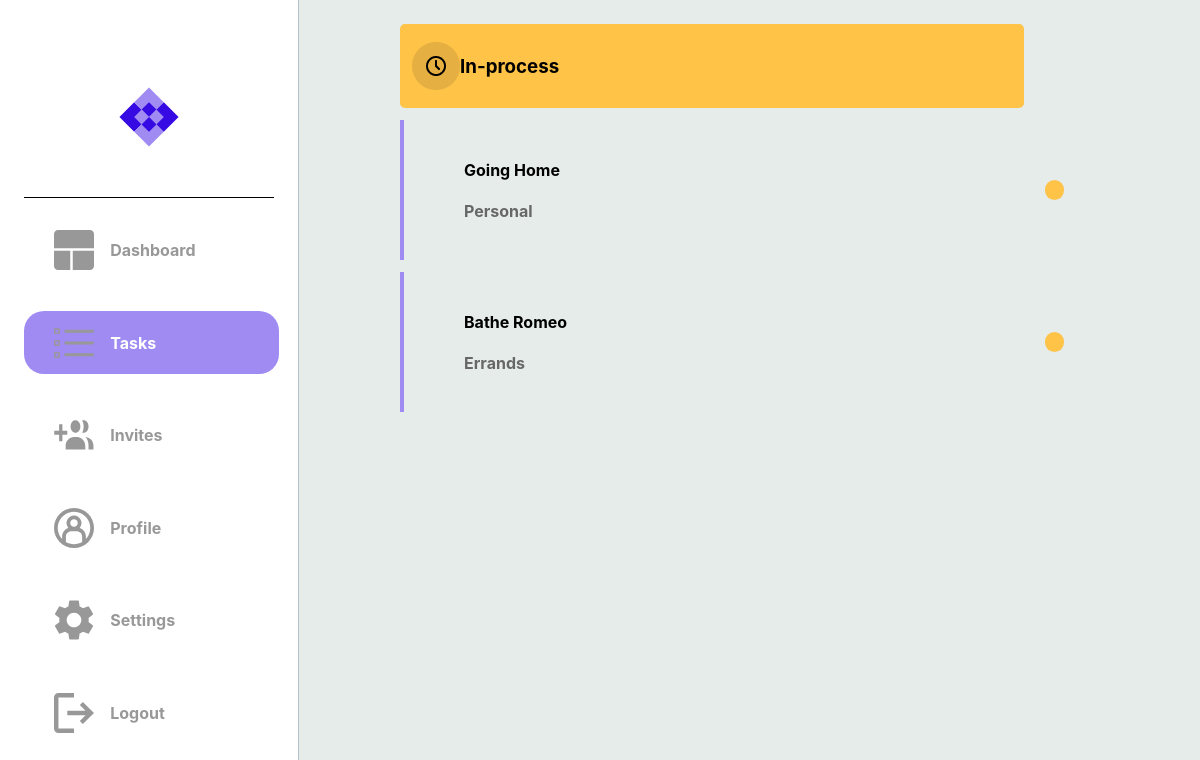
The page /in_process_tasks (signed in) on the database as committed earlier.
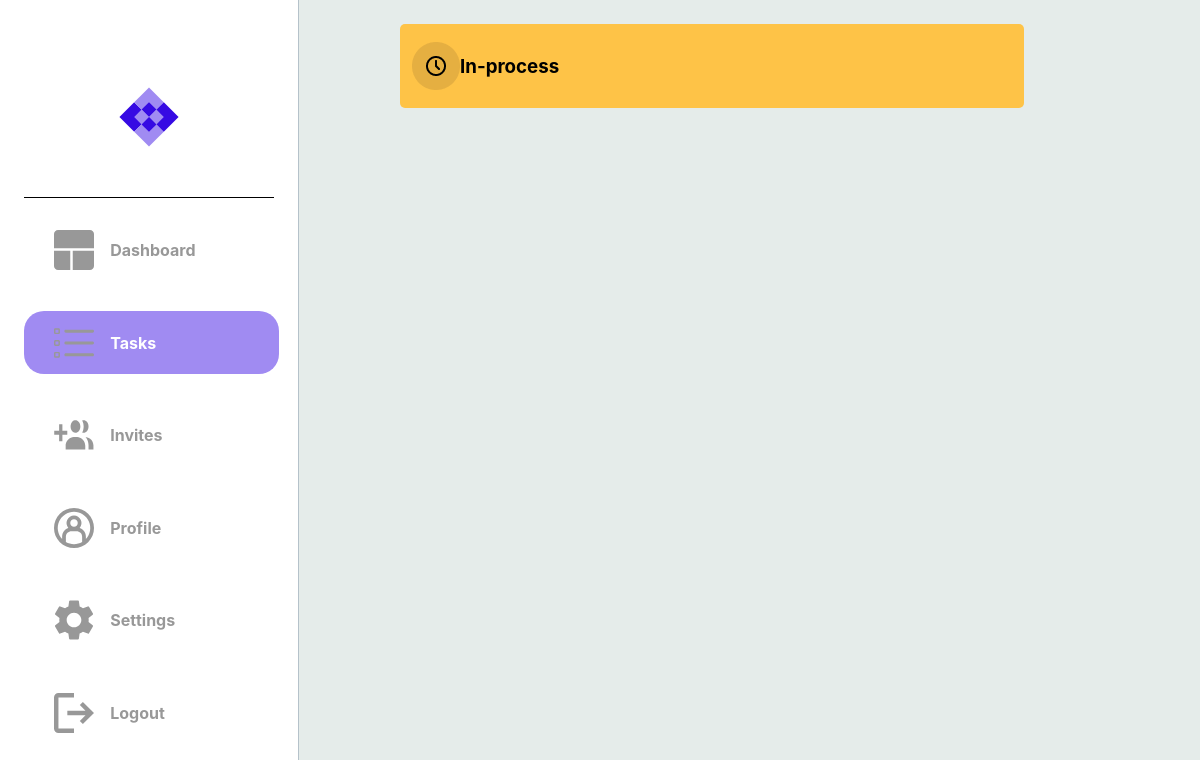
The same page on the database as committed later.
### dotask/models.py (models this page shows)
class Task(db.Model):
    __tablename__ = "task"
    id = db.Column(db.Integer, primary_key=True)
    title = db.Column(db.String(100), nullable=False)
    description = db.Column(db.String(400), nullable=False)
    due_date = db.Column(db.Date, nullable=False)
    status = db.Column(Enum(TaskStatus))
    tag = db.Column(Enum(TaskTag))
    users = relationship('User', secondary=user_task, backref='tasks')

### dotask/routes.py (the view)
@app.route("/in_process_tasks")
@login_required
def hello_in_process_tasks():
    try:
        tasks = current_user.tasks
        if tasks:
            return render_template("in_process_tasks.html", tasks=tasks)
        else:
            return render_template("in_process_tasks.html")
    except:
        return render_template("in_process_tasks.html")

### dotask/routes.py (called while the page is built)
@app.after_request
def after_request(response):
    response.headers["Cache-Control"] = "no-cache, no-store, must-revalidate"
    return response

@login_manager.user_loader
def load_user(user_id):
    return User.query.get(user_id)

### dotask/templates/in_process_tasks.html (shortened to what this page needs)
{% extends "layout.html" %}
{% block head %}
    <link rel="stylesheet" {% block css_tab_colour %} href="../static/page_css_folder/tasks.css" {% endblock %}/>
{% endblock %}
{% block categories %}
    <div class="cate-container-1">
        <img src="../static/in_process.png">
        <h3>In-process</h3>
    </div>
{% endblock categories %}
{% block tasks %}
        {% if tasks %}
            {% for task in tasks %}
                {% if task.status.name == 'In_Progress' %}
                    <a href="{{ url_for('hello_each_task', task_id=task['id']) }}">
                        <div class="message-box">
                            <div class="message">
                                <h4> {{ task['title'] }} </h4>
                                <h4 style="color: #676767;"> {{ task.tag.name }} </h4>
                            </div>
                            <div class="message-dot {% if task.status.name == 'In_Progress' %}progress-task
                                {% elif task.status.name == 'Completed' %}completed-task
                                {% elif task.status.name == 'Cancelled' %}cancelled-task
                                {% else %}unknown-task
                                {% endif %}">
                            </div>
                        </div>
                    </a>
                {% endif %}
            {% endfor %}
        {% else %}
            <div class="message-box">
                <div class="message">
                    <h2>No Tasks Yet</h2>
                </div>
            </div>
        {% endif %}
    {% endblock tasks %}

Rows that differ between the two databases and show on the page:
no longer on this page (row edited): Task: title "Going Home", tag.name "Personal"
no longer on this page (row edited): Task: title "Bathe Romeo", tag.name "Errands"
